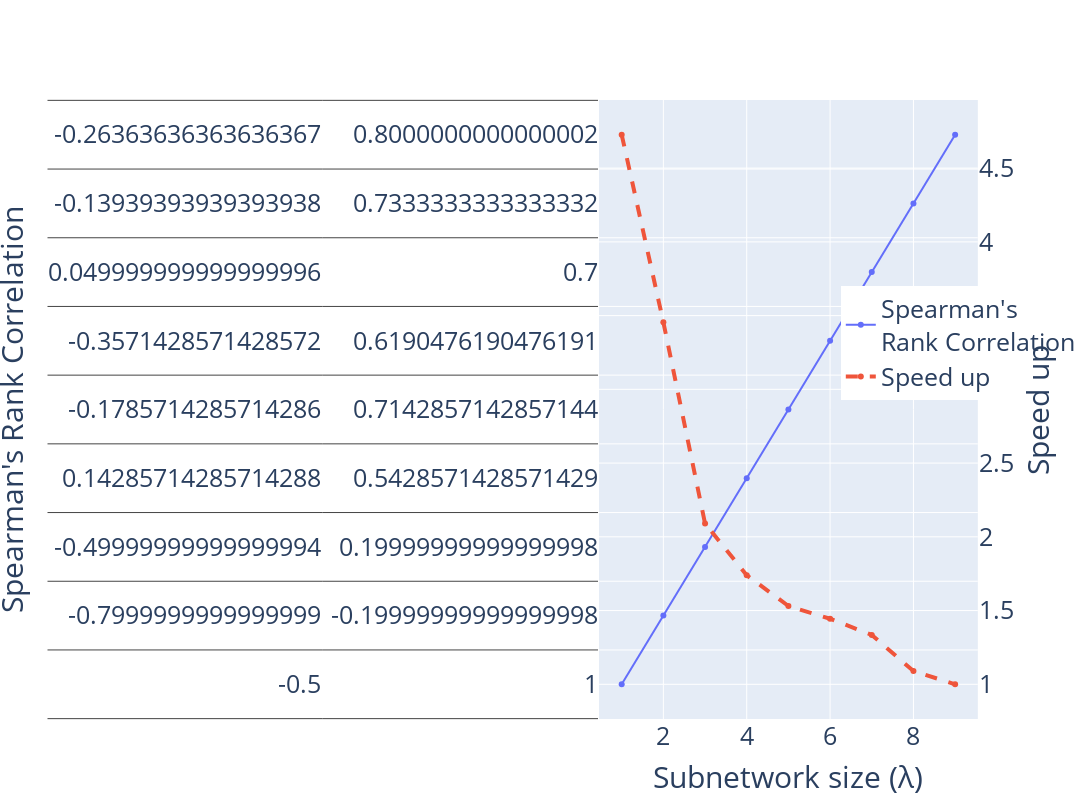

Notebook source saved alongside this figure:
### Code cell
import plotly.graph_objects as go
from plotly.subplots import make_subplots

total_sim_times[-1] = 121527

# Create figure with secondary y-axis
fig = make_subplots(specs=[[{"secondary_y": True}]])

# Add traces
fig.add_trace(
    go.Scatter(x=[i for i in range(1,10)], y=spearman_values, name="Spearman's<br>Rank Correlation"),
    secondary_y=False,
)

fig.add_trace(
    go.Scatter(x=[i for i in range(1,10)], y=[total_sim_times[-1]/t for t in total_sim_times], name="Speed up",
    line = dict(width=4, dash='dash')),
    secondary_y=True,
)

# Add figure title
#fig.update_layout(title_text="Double Y Axis Example")

# Set x-axis title
fig.update_xaxes(title_text="Subnetwork size (\u03BB)")

# Set y-axes titles
fig.update_yaxes(title_text="Spearman's Rank Correlation", secondary_y=False)
fig.update_yaxes(title_text="Speed up", secondary_y=True)
fig.update_layout(dict(width=1200, height=800, font=dict(size=25)))
fig.update_layout( legend=dict(
        x=0.6,
        y=0.7,
        traceorder='normal',
    ),)
fig.show()

### Figure 1 — Plotly figure (JSON) as saved in the notebook; plotly's stock layout.template omitted (floating-point values rounded to 4 significant figures; data arrays with more than 128 entries replaced by an {"elided": "..."} marker saying what was removed)
{"data": [{"name": "Spearman's<br>Rank Correlation", "type": "scatter", "x": [1, 2, 3, 4, 5, 6, 7, 8, 9], "xaxis": "x", "y": {"elided": "9x225 float values"}, "yaxis": "y"}, {"line": {"dash": "dash", "width": 4}, "name": "Speed up", "type": "scatter", "x": [1, 2, 3, 4, 5, 6, 7, 8, 9], "xaxis": "x", "y": [4.727, 3.455, 2.09, 1.74, 1.531, 1.445, 1.335, 1.09, 1], "yaxis": "y2"}], "layout": {"font": {"size": 25}, "height": 800, "legend": {"traceorder": "normal", "x": 0.6, "y": 0.7}, "width": 1200, "xaxis": {"anchor": "y", "domain": [0, 0.94], "title": {"text": "Subnetwork size (λ)"}}, "yaxis": {"anchor": "x", "domain": [0, 1], "title": {"text": "Spearman's Rank Correlation"}}, "yaxis2": {"anchor": "x", "overlaying": "y", "side": "right", "title": {"text": "Speed up"}}}}
